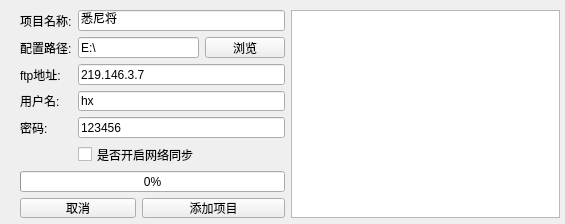
<?xml version="1.0" encoding="UTF-8"?>
<ui version="4.0">
 <class>QAddPlugin</class>
 <widget class="QWidget" name="QAddPlugin">
  <property name="geometry">
   <rect>
    <x>0</x>
    <y>0</y>
    <width>565</width>
    <height>224</height>
   </rect>
  </property>
  <property name="windowTitle">
   <string>添加项目</string>
  </property>
  <widget class="QWidget" name="layoutWidget">
   <property name="geometry">
    <rect>
     <x>20</x>
     <y>10</y>
     <width>540</width>
     <height>208</height>
    </rect>
   </property>
   <layout class="QHBoxLayout" name="horizontalLayout">
    <item>
     <layout class="QGridLayout" name="gridLayout">
      <item row="1" column="3">
       <widget class="QPushButton" name="btn_browse">
        <property name="text">
         <string>浏览</string>
        </property>
       </widget>
      </item>
      <item row="3" column="0">
       <widget class="QLabel" name="lab_username">
        <property name="text">
         <string>用户名:</string>
        </property>
       </widget>
      </item>
      <item row="7" column="0" colspan="2">
       <widget class="QPushButton" name="btn_cancel">
        <property name="text">
         <string>取消</string>
        </property>
       </widget>
      </item>
      <item row="1" column="0">
       <widget class="QLabel" name="lab_conf_path">
        <property name="text">
         <string>配置路径:</string>
        </property>
       </widget>
      </item>
      <item row="1" column="1" colspan="2">
       <widget class="QLineEdit" name="txt_config_path">
        <property name="text">
         <string>E:\</string>
        </property>
       </widget>
      </item>
      <item row="4" column="1" colspan="3">
       <widget class="QLineEdit" name="txt_password">
        <property name="text">
         <string>123456</string>
        </property>
       </widget>
      </item>
      <item row="4" column="0">
       <widget class="QLabel" name="lab_password">
        <property name="text">
         <string>密码:</string>
        </property>
       </widget>
      </item>
      <item row="2" column="1" colspan="3">
       <widget class="QLineEdit" name="txt_ftp">
        <property name="text">
         <string>219.146.3.7</string>
        </property>
       </widget>
      </item>
      <item row="3" column="1" colspan="3">
       <widget class="QLineEdit" name="txt_username">
        <property name="text">
         <string>hx</string>
        </property>
       </widget>
      </item>
      <item row="0" column="1" colspan="3">
       <widget class="QLineEdit" name="txt_name">
        <property name="text">
         <string>悉尼将</string>
        </property>
       </widget>
      </item>
      <item row="0" column="0">
       <widget class="QLabel" name="lab_name">
        <property name="text">
         <string>项目名称:</string>
        </property>
       </widget>
      </item>
      <item row="7" column="2" colspan="2">
       <widget class="QPushButton" name="btn_download">
        <property name="text">
         <string>添加项目</string>
        </property>
       </widget>
      </item>
      <item row="5" column="1" colspan="2">
       <widget class="QCheckBox" name="checkBox">
        <property name="text">
         <string>是否开启网络同步</string>
        </property>
       </widget>
      </item>
      <item row="2" column="0">
       <widget class="QLabel" name="lab_ftp">
        <property name="text">
         <string>ftp地址:</string>
        </property>
       </widget>
      </item>
      <item row="6" column="0" colspan="4">
       <widget class="QProgressBar" name="progressBar">
        <property name="value">
         <number>0</number>
        </property>
       </widget>
      </item>
     </layout>
    </item>
    <item>
     <widget class="QListWidget" name="list_log"/>
    </item>
   </layout>
  </widget>
 </widget>
 <resources/>
 <connections/>
</ui>
